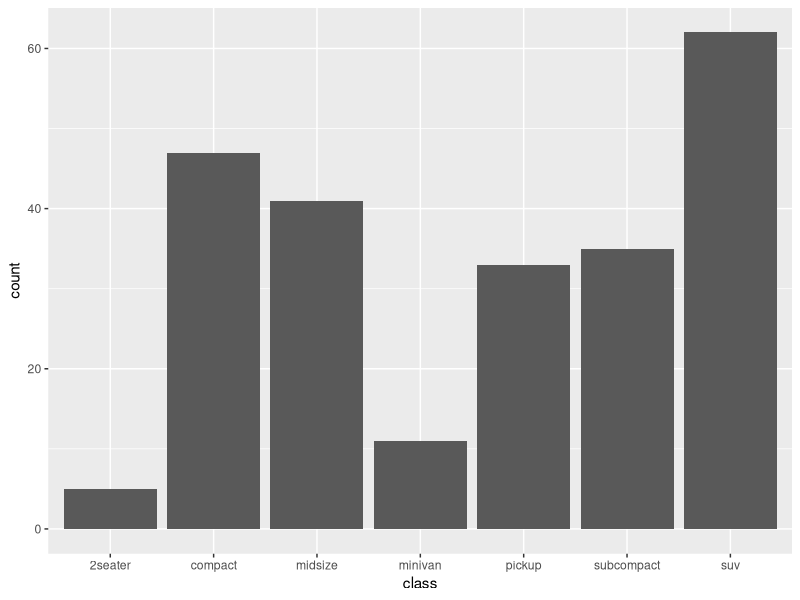
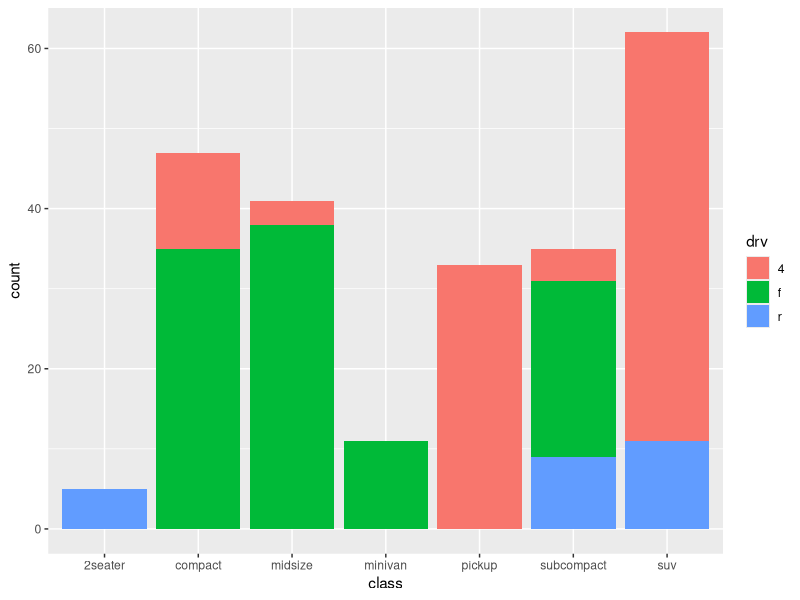
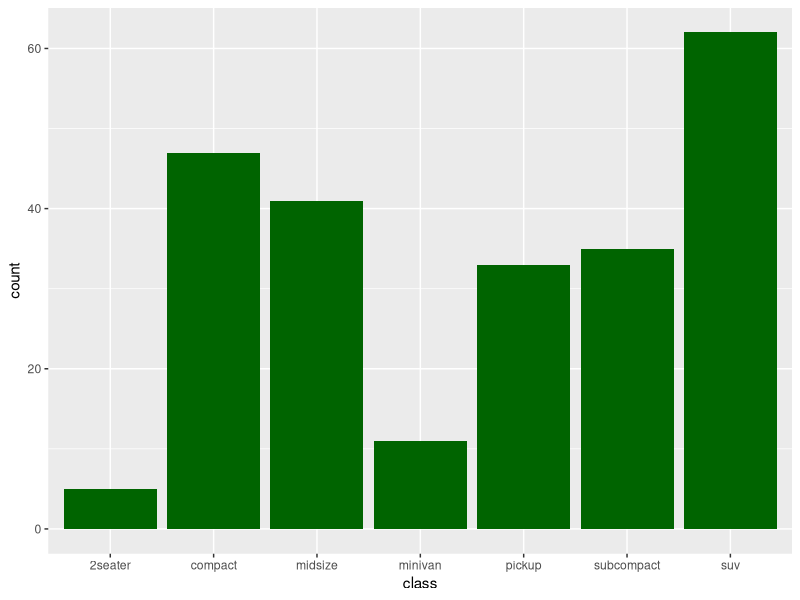
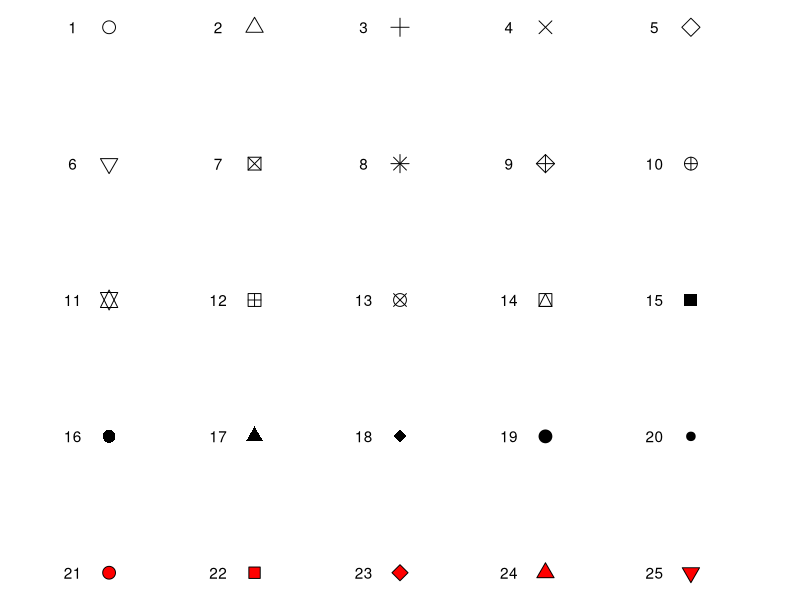
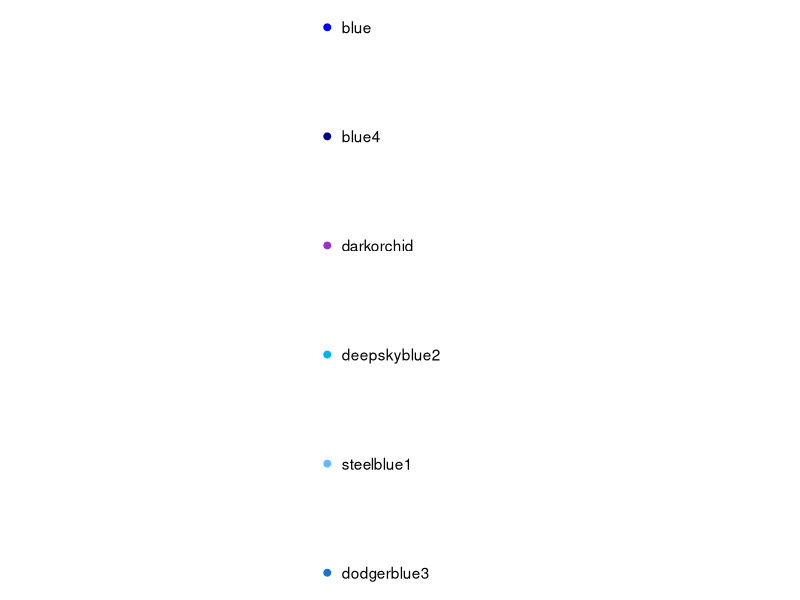
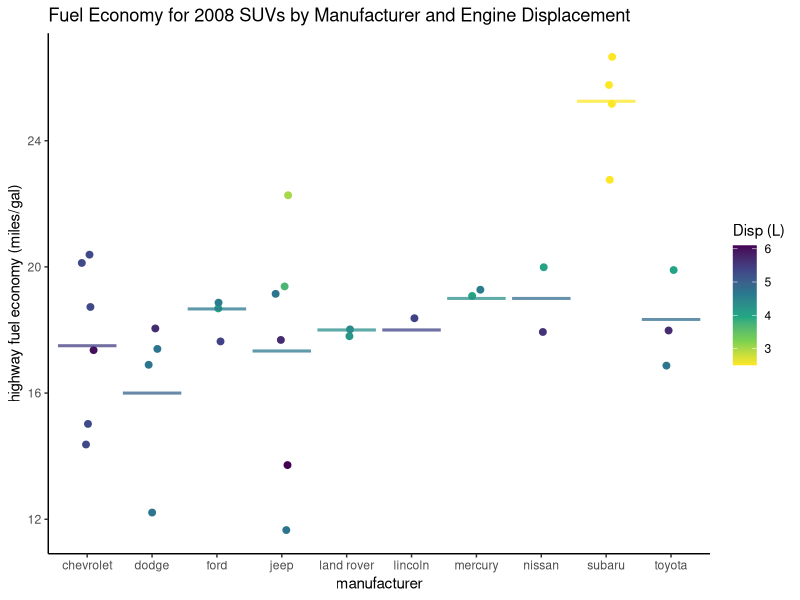

R code for these plots, in order:
## ---- chunk 1
library(tidyverse)
library(scales)
library(kableExtra)
## ---- chunk 2

# use ggplot() to map the data and a single aesthetic (variable = class)
ggplot(data = mpg, aes(x = class)) + 
  geom_bar() # call to a specific geom to plot the mapped data
## ---- chunk 3

# call to ggplot to map the data and a single aesthetic
ggplot(data = mpg, aes(x = class, fill = drv)) +
  geom_bar()  # call to a specific geom to plot the mapped data
## ---- chunk 4
aes_vals <- data.frame(aes = c("`x`", "`y`", "`shape`",
                               "`color`", "`fill`", "`size`",
                               "`alpha`", "`linetype`"),
                       desc = c("Variable to plot on x-axis", 
                                "Variable to plot on y-axis", 
                                "Shape of the element being plotted",
                                "Color of border of elements", 
                                "Color of inside of elements",
                                "Size of the element", 
                                "Transparency (1: opaque; 0: transparent)",
                                "Type of line (e.g., solid, dashed)"))
knitr::kable(aes_vals, 
             col.names = c("Code", "Description"), 
             caption = "Common Plot Aesthetics")
## ---- chunk 5
plot_funcs <- data.frame(type = c("Histogram (1 numeric variable)",
                                  "Scatterplot (2 numeric variables)",
                                  "Boxplot (1 numeric variable, possibly 1 factor variable)",
                                  "Line graph (2 numeric variables)"), 
                         ggplot2_func = c("`geom_histogram()`",
                                          "`geom_point()`",
                                          "`geom_boxplot()`",
                                          "`geom_line()`"))
knitr::kable(plot_funcs, 
             col.names = c("Plot type", "ggplot2 function"),
             caption = "Common Plot Aesthetics")
## ---- chunk 6

# call to ggplot where one `fill` overrides another
ggplot(data = mpg, aes(x = class, fill = drv)) +
  geom_bar(fill = "darkgreen")
## ---- chunk 7
x <- rep(1:5, 5)
y <- rep(1:5, each = 5)
my.shapes <- 1:25
to_plot <- tibble(x = x, y = y, shape = my.shapes)
ggplot(to_plot, aes(x = x, y = y)) + 
  geom_point(shape = my.shapes, size = 4, color = "black", fill = "red") + 
  geom_text(label = my.shapes, nudge_x = -0.25) +
  xlim(c(0.5, 5.5)) + 
  theme_void() + 
  scale_y_reverse()
## ---- chunk 8
x <- rep(0, 6)
y <- 1:6
my.colors <- c("blue", "blue4", "darkorchid", 
               "deepskyblue2", "steelblue1", "dodgerblue3")
to_plot <- tibble(x = x, y = y, color = my.colors)
ggplot(to_plot, aes(x = x, y = y)) + 
  geom_point(color = my.colors, size = 2) + 
  geom_text(label = my.colors, hjust = 0, nudge_x = 0.05) + 
  theme_void() + 
  xlim(c(-1, 1.5)) +
  scale_y_reverse()
## ---- chunk 9
plot_adds <- data.frame(add = c("`ggtitle()`",
                                "`xlab()`, `ylab()`",
                                "`xlim()`, `ylim()`",
                                "`scale_x_log10()`"),
                        descrip = c("Plot title",
                                    "Labels for x- and y-axis",
                                    "Limits of x- and y-axis",
                                    "Log scale of x-axis"))
knitr::kable(plot_adds, 
             col.names = c("Element", "Description"),
             caption = "Common Scale Elements")
## ---- chunk 10

# load required R packages - alternatively, use `library(tidyverse)`, if you will need multiple tidyverse packages
library(dplyr) # for data wrangling and manipulation
library(ggplot2) # for data visualization

# use dplyr to create a summary subset from the `mpg` dataframe
mpg_subset <- mpg %>%
  dplyr::filter(class == "suv", year == 2008) %>%
  dplyr::group_by(manufacturer) %>%
  dplyr::summarize(hwy_mean = mean(hwy), displ_mean = mean(displ))

# call to ggplot, note that data and aesthetics are called in each geom layer
ggplot() +
  # first layer
  geom_jitter(data = filter(mpg, class == "suv", year == 2008),
           aes(x = manufacturer, 
               y = hwy, 
               color = displ),
           width = 0.1,
           size = 2) +
  # second layer
  geom_errorbar(data = mpg_subset,
             aes(x = manufacturer,
                 ymin = hwy_mean,
                 ymax = hwy_mean,
                 color = displ_mean),
             alpha = 0.5,
             size = 1) +
  # customize plot labels
  labs(title = "Fuel Economy for 2008 SUVs by Manufacturer and Engine Displacement",
       color = "Disp (L)") +
  ylab("highway fuel economy (miles/gal)") +
  # add a fancy color scale
  scale_color_viridis_c(option = "D", direction = -1) +
  # adopt a theme without gray background
  theme_classic() 
